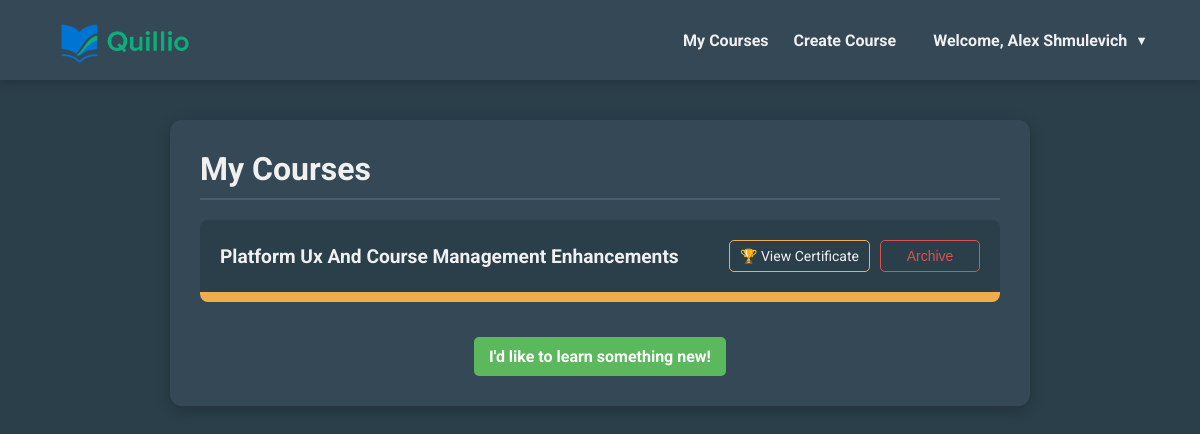
The page /course_dashboard (signed in) on the database as committed earlier.
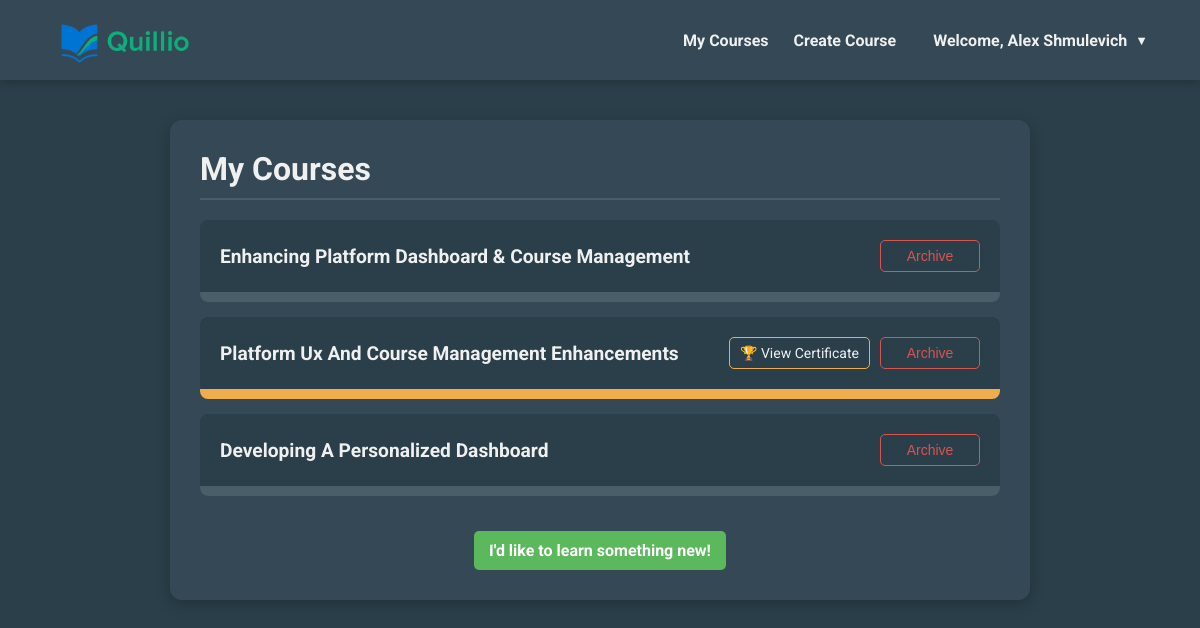
The same page on the database as committed later.
### app/models.py (models this page shows, shortened)
class User(UserMixin, db.Model):
    __tablename__ = 'users'
    id = db.Column(GUID(), primary_key=True, default=uuid.uuid4)
    email = db.Column(db.String(120), unique=True, nullable=False)
    password_hash = db.Column(db.String(256), nullable=False)
    full_name = db.Column(db.String(120), nullable=True)
    preferred_lesson_length = db.Column(db.Integer, nullable=False, default=15)
    language = db.Column(db.String(10), nullable=False, default='english')
    age = db.Column(db.Integer, nullable=True)
    bio = db.Column(db.Text, nullable=True)
    tokens_used = db.Column(db.Integer, nullable=False, default=0)
    is_verified = db.Column(db.Boolean, nullable=False, default=False)
    verification_token = db.Column(db.String(100), nullable=True)
    token_expires_at = db.Column(db.DateTime, nullable=True)
    reset_token = db.Column(db.String(100), unique=True, nullable=True)
    reset_token_expires = db.Column(db.DateTime, nullable=True)
    is_quillio_admin = db.Column(db.Boolean, nullable=False, default=False)
    @property
    def is_admin(self):
        return self.is_quillio_admin

class Course(db.Model):
    __tablename__ = 'courses'
    id = db.Column(GUID(), primary_key=True, default=uuid.uuid4)
    user_id = db.Column(GUID(), db.ForeignKey('users.id'), nullable=False)
    course_title = db.Column(db.String(200), nullable=False)
    course_data = db.Column(get_json_type(), nullable=False)
    status = db.Column(db.String(50), nullable=False, default='active')
    completed_lessons = db.Column(db.Integer, nullable=False, default=0)
    user = db.relationship('User', backref=db.backref('courses', lazy=True, cascade='all, delete-orphan'))

### app/routes/course_routes.py (the view)
@course_bp.route('/course_dashboard')
@login_required
def course_dashboard():
    active_courses = Course.query.filter_by(user_id=current_user.id, status='active').order_by(Course.id.desc()).all()
    return render_template('course_dashboard.html', courses=active_courses)

### app/configuration.py (called while the page is built)
@app.context_processor
def inject_csrf_token():
    return dict(csrf_token=generate_csrf())

@app.context_processor
def inject_utility_functions():
    return dict(math=math, shorten_title=shorten_title)

### app/db_utils.py (called while the page is built)
    def process_result_value(self, value, dialect):
        if value is not None:
            value = json.loads(value)
        return value

### app/models.py (called while the page is built)
@login_manager.user_loader
def load_user(user_id):
    return User.query.get(user_id)

    def process_bind_param(self, value, dialect):
        if value is None:
            return None
        if isinstance(value, str):
            try:
                if len(value) == 32 and all(c in '0123456789abcdef' for c in value.lower()):
                    value = uuid.UUID(hex=value)
                else:
                    value = uuid.UUID(value)
            except (ValueError, AttributeError):
                return value
        if isinstance(value, uuid.UUID):
            if dialect.name == 'postgresql':
                return str(value)
            return "%.32x" % value.int
        return value

    def process_result_value(self, value, dialect):
        if value is None:
            return value
        if isinstance(value, uuid.UUID):
            return value
        if isinstance(value, str) and len(value) == 32 and all(c in '0123456789abcdef' for c in value.lower()):
            return uuid.UUID(hex=value)
        try:
            return uuid.UUID(str(value))
        except (ValueError, AttributeError, TypeError):
            return value

### templates/course_dashboard.html (shortened to what this page needs)
{% extends "base.html" %}
{% block content %}
{% set lang = current_user.language %}
<div class="container">
    <div class="header">
        <h1>{% if lang == 'russian' %}Мои курсы{% else %}My Courses{% endif %}</h1>
    </div>
    {% if courses %}
        <ul class="course-list">
            {% for course in courses %}
                {% set total_lessons = course.course_data.units | map(attribute='lessons') | sum(start=[]) | length %}
                {% set progress_percent = (course.completed_lessons / total_lessons * 100) if total_lessons > 0 else 0 %}
                <li class="course-item">
                    <div class="course-info">
                        <a href="{{ url_for('course.show_course', course_id=course.id) }}" id="course-title-{{ course.id }}" class="course-title">{{ course.course_title | shorten_title }}</a>
                        <div class="course-actions">
                            {% if progress_percent >= 100 %}
                                <a href="{{ url_for('course.show_certificate', course_id=course.id) }}" class="certificate-btn">🏆 {% if lang == 'russian' %}Сертификат{% else %}View Certificate{% endif %}</a>
                            {% endif %}
                            <form class="archive-form" action="{{ url_for('course.archive_course', course_id=course.id) }}" method="POST" onsubmit="return confirm('{% if lang == 'russian' %}Вы уверены, что хотите архивировать этот курс?{% else %}Are you sure you want to archive this course?{% endif %}');">
                                <button type="submit">{% if lang == 'russian' %}Архивировать{% else %}Archive{% endif %}</button>
                            </form>
                        </div>
                    </div>
                    <div class="progress-bar-container">
                        <div class="progress-bar {{ 'completed' if progress_percent >= 100 }}" style="width: {{ progress_percent }}%;"></div>
                    </div>
                </li>
            {% endfor %}
        </ul>
    {% else %}
        <div class="no-courses">
            <p>{% if lang == 'russian' %}У вас нет активных курсов.{% else %}You don't have any active courses.{% endif %}</p>
        </div>
    {% endif %}
    <div class="new-course-wrapper">
        <a href="{{ url_for('course.home') }}" class="new-course-btn">{% if lang == 'russian' %}Я хочу научиться чему-то новому!{% else %}I'd like to learn something new!{% endif %}</a>
    </div>
 </div>
 {% endblock %}

### templates/base.html (shortened to what this page needs)
<!DOCTYPE html>
<html lang="en">
<head>
</head>
<body>
    {% if current_user.is_authenticated %}
    <nav class="top-nav">
        <div class="logo">
            <a href="{{ url_for('course.course_dashboard') }}">
            <img src="{{ url_for('static', filename='logo.png') }}" alt="Quillio Logo" style="height:50px; vertical-align:middle;">
            </a>
        </div>
        <div class="nav-links">
            <a href="{{ url_for('course.course_dashboard') }}">{% if current_user.language == 'russian' %}Мои курсы{% else %}My Courses{% endif %}</a>
            <a href="{{ url_for('course.home') }}">{% if current_user.language == 'russian' %}Создать курс{% else %}Create Course{% endif %}</a>
            <div class="user-dropdown" id="userDropdown">
                <div class="user-dropdown-toggle" onclick="toggleUserDropdown()">
                    {% if current_user.language == 'russian' %}Добро пожаловать, {{ current_user.full_name or current_user.email.split('@')[0] }}{% else %}Welcome, {{ current_user.full_name or current_user.email.split('@')[0] }}{% endif %}
                </div>
            </div>
        </div>
    </nav>
    {% endif %}
    <main class="page-content">
        {% block content %}{% endblock %}
    </main>
</body>
</html>

### templates/base.html (style rules this page uses)
html, body { height: 100%; overflow-x: hidden; margin: 0; padding: 0; }
body { font-family: 'Roboto', sans-serif; background: #2A3F4A; color: #F0F0F0; overflow-y: auto; min-height: 100vh; display: flex; flex-direction: column; }
.top-nav { background: #344955; padding: 15px 40px; display: flex; justify-content: space-between; align-items: center; box-shadow: 0 2px 10px rgba(0,0,0,0.2); }
.top-nav .logo a { color: #F0F0F0; font-weight: 700; font-size: 1.5em; text-decoration: none; }
.top-nav .nav-links { display: flex; align-items: center; gap: 25px; }
.top-nav .nav-links a { color: #F0F0F0; text-decoration: none; font-weight: bold; transition: color 0.3s; }
.user-dropdown { position: relative; display: inline-block; }
.user-dropdown-toggle { color: #F0F0F0; text-decoration: none; font-weight: bold; cursor: pointer; padding: 8px 12px; border-radius: 6px; transition: background-color 0.3s, color 0.3s; display: flex; align-items: center; gap: 8px; }
.user-dropdown-toggle::after { content: '▼'; font-size: 0.8em; transition: transform 0.3s; }
.page-content { padding: 40px 20px; }

### templates/course_dashboard.html (style rules this page uses)
.container { max-width: 800px; margin: auto; background: #344955; padding: 30px; border-radius: 12px; box-shadow: 0 4px 15px rgba(0,0,0,0.2); }
.header { display: flex; justify-content: space-between; align-items: center; border-bottom: 2px solid #4a5e6a; padding-bottom: 10px; margin-bottom: 20px; }
.header h1 { margin: 0; color: #F0F0F0; border: none; padding: 0; }
.new-course-btn { background: #5cb85c; color: white; padding: 10px 15px; border-radius: 5px; text-decoration: none; font-weight: bold; display: inline-block; margin: 20px auto 0; }
.course-list { list-style-type: none; padding-left: 0; }
.course-item { background: #2A3F4A; margin-bottom: 15px; border-radius: 8px; overflow: hidden; }
.course-info { padding: 20px; display: flex; justify-content: space-between; align-items: center; }
.course-info a { text-decoration: none; color: #F0F0F0; font-weight: bold; font-size: 1.2em; }
.course-actions { display: flex; gap: 10px; margin-left: auto; }
.course-actions .certificate-btn { font-size: 1em; font-weight: normal; padding: 5px 10px; border-radius: 5px; line-height: 1; display: inline-flex; align-items: center; }
.archive-form button { background: transparent; border: 1px solid #d9534f; color: #d9534f; padding: 5px 10px; border-radius: 5px; cursor: pointer; line-height: 1; transition: all 0.2s; }
.progress-bar-container { background-color: #4a5e6a; height: 10px; }
.progress-bar { background-color: #5cb85c; height: 100%; width: 0%; transition: width 0.5s ease-in-out; }
.progress-bar.completed { background-color: #f0ad4e; }
.new-course-wrapper { text-align: center; }
.certificate-btn { background: transparent; border: 1px solid #f0ad4e; color: #f0ad4e; padding: 5px 10px; border-radius: 5px; text-decoration: none; font-weight: normal; transition: all 0.2s; }
.course-actions .certificate-btn, .course-actions .archive-form button { height: 32px; line-height: 20px; padding: 5px 10px; border-radius: 5px; font-size: 14px; box-sizing: border-box; display: inline-flex; align-items: center; font-weight: normal; min-width: 100px; justify-content: center; }
.course-list { list-style: none; padding: 0; max-width: 800px; margin: 0 auto; }

Rows that differ between the two databases and show on the page:
added Course: course_title|shorten_title "Enhancing Platform Dashboard & Course Management"
added Course: course_title|shorten_title "Developing A Personalized Dashboard"
